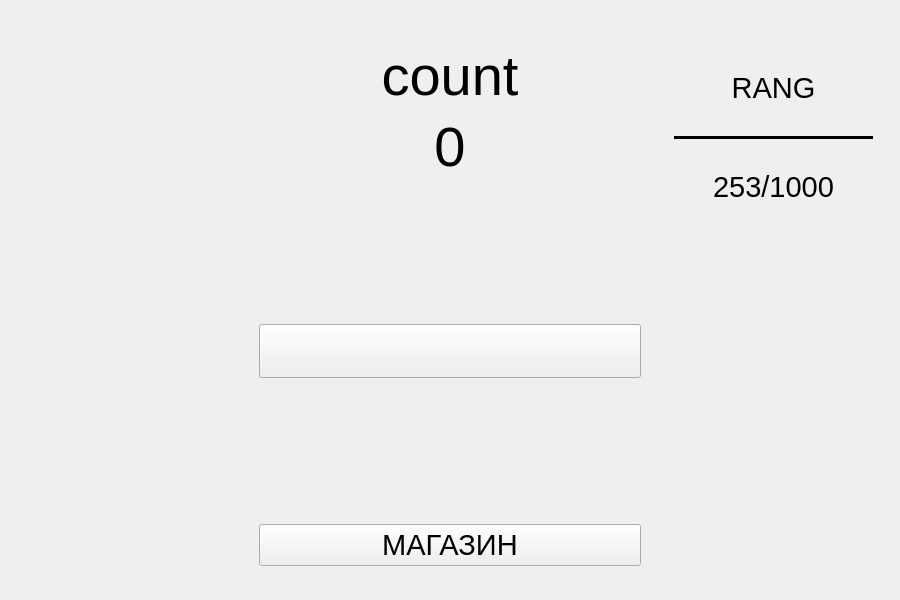
<?xml version="1.0" encoding="UTF-8"?>
<ui version="4.0">
 <class>MainWindow</class>
 <widget class="QMainWindow" name="MainWindow">
  <property name="enabled">
   <bool>true</bool>
  </property>
  <property name="geometry">
   <rect>
    <x>0</x>
    <y>0</y>
    <width>900</width>
    <height>600</height>
   </rect>
  </property>
  <property name="minimumSize">
   <size>
    <width>900</width>
    <height>600</height>
   </size>
  </property>
  <property name="maximumSize">
   <size>
    <width>900</width>
    <height>600</height>
   </size>
  </property>
  <property name="baseSize">
   <size>
    <width>900</width>
    <height>600</height>
   </size>
  </property>
  <property name="windowTitle">
   <string>Crypto Miner</string>
  </property>
  <property name="autoFillBackground">
   <bool>false</bool>
  </property>
  <property name="styleSheet">
   <string notr="true"/>
  </property>
  <property name="inputMethodHints">
   <set>Qt::InputMethodHint::ImhNone</set>
  </property>
  <widget class="QWidget" name="centralwidget">
   <property name="styleSheet">
    <string notr="true"/>
   </property>
   <layout class="QHBoxLayout" name="horizontalLayout_2">
    <item>
     <widget class="QWidget" name="widget_2" native="true">
      <property name="minimumSize">
       <size>
        <width>200</width>
        <height>500</height>
       </size>
      </property>
      <property name="maximumSize">
       <size>
        <width>16777215</width>
        <height>500</height>
       </size>
      </property>
     </widget>
    </item>
    <item>
     <widget class="QFrame" name="frame">
      <property name="minimumSize">
       <size>
        <width>400</width>
        <height>0</height>
       </size>
      </property>
      <property name="maximumSize">
       <size>
        <width>16777215</width>
        <height>550</height>
       </size>
      </property>
      <layout class="QVBoxLayout" name="verticalLayout_3">
       <property name="spacing">
        <number>100</number>
       </property>
       <item>
        <widget class="QFrame" name="counts">
         <property name="maximumSize">
          <size>
           <width>16777215</width>
           <height>200</height>
          </size>
         </property>
         <layout class="QVBoxLayout" name="verticalLayout">
          <property name="bottomMargin">
           <number>1</number>
          </property>
          <item>
           <widget class="QLabel" name="label">
            <property name="font">
             <font>
              <pointsize>42</pointsize>
             </font>
            </property>
            <property name="text">
             <string>count</string>
            </property>
            <property name="alignment">
             <set>Qt::AlignmentFlag::AlignCenter</set>
            </property>
           </widget>
          </item>
          <item>
           <widget class="QLabel" name="label_2">
            <property name="font">
             <font>
              <pointsize>42</pointsize>
             </font>
            </property>
            <property name="text">
             <string>0</string>
            </property>
            <property name="textFormat">
             <enum>Qt::TextFormat::AutoText</enum>
            </property>
            <property name="alignment">
             <set>Qt::AlignmentFlag::AlignCenter</set>
            </property>
            <property name="wordWrap">
             <bool>false</bool>
            </property>
           </widget>
          </item>
         </layout>
        </widget>
       </item>
       <item alignment="Qt::AlignmentFlag::Qt::AlignmentFlag::AlignVCenter">
        <widget class="QPushButton" name="pushButton">
         <property name="enabled">
          <bool>true</bool>
         </property>
         <property name="font">
          <font>
           <pointsize>30</pointsize>
          </font>
         </property>
         <property name="autoFillBackground">
          <bool>false</bool>
         </property>
         <property name="styleSheet">
          <string notr="true"/>
         </property>
         <property name="text">
          <string/>
         </property>
         <property name="icon">
          <iconset>
           <normalon>../../../../../Downloads/Huobi BTC (HBTC) 01.png</normalon>
          </iconset>
         </property>
         <property name="iconSize">
          <size>
           <width>300</width>
           <height>300</height>
          </size>
         </property>
         <property name="checkable">
          <bool>false</bool>
         </property>
         <property name="autoRepeat">
          <bool>false</bool>
         </property>
         <property name="autoExclusive">
          <bool>false</bool>
         </property>
         <property name="autoDefault">
          <bool>false</bool>
         </property>
         <property name="default">
          <bool>false</bool>
         </property>
        </widget>
       </item>
       <item>
        <widget class="QPushButton" name="pushButton_2">
         <property name="font">
          <font>
           <pointsize>22</pointsize>
          </font>
         </property>
         <property name="text">
          <string>МАГАЗИН</string>
         </property>
        </widget>
       </item>
      </layout>
     </widget>
    </item>
    <item>
     <widget class="QFrame" name="frame">
      <property name="minimumSize">
       <size>
        <width>200</width>
        <height>0</height>
       </size>
      </property>
      <layout class="QVBoxLayout" name="verticalLayout_4">
       <item>
        <widget class="QFrame" name="rang">
         <property name="maximumSize">
          <size>
           <width>16777215</width>
           <height>200</height>
          </size>
         </property>
         <layout class="QVBoxLayout" name="verticalLayout_2">
          <item>
           <widget class="QLabel" name="label_3">
            <property name="font">
             <font>
              <pointsize>22</pointsize>
             </font>
            </property>
            <property name="text">
             <string>RANG</string>
            </property>
            <property name="alignment">
             <set>Qt::AlignmentFlag::AlignCenter</set>
            </property>
           </widget>
          </item>
          <item>
           <widget class="Line" name="line">
            <property name="font">
             <font>
              <pointsize>30</pointsize>
              <bold>true</bold>
             </font>
            </property>
            <property name="cursor">
             <cursorShape>ArrowCursor</cursorShape>
            </property>
            <property name="styleSheet">
             <string notr="true"/>
            </property>
            <property name="frameShadow">
             <enum>QFrame::Shadow::Plain</enum>
            </property>
            <property name="lineWidth">
             <number>10</number>
            </property>
            <property name="midLineWidth">
             <number>5</number>
            </property>
            <property name="orientation">
             <enum>Qt::Orientation::Horizontal</enum>
            </property>
           </widget>
          </item>
          <item>
           <widget class="QLabel" name="label_4">
            <property name="font">
             <font>
              <pointsize>22</pointsize>
             </font>
            </property>
            <property name="text">
             <string>253/1000</string>
            </property>
            <property name="alignment">
             <set>Qt::AlignmentFlag::AlignCenter</set>
            </property>
           </widget>
          </item>
         </layout>
        </widget>
       </item>
       <item>
        <widget class="QWidget" name="widget" native="true">
         <property name="minimumSize">
          <size>
           <width>200</width>
           <height>200</height>
          </size>
         </property>
         <property name="maximumSize">
          <size>
           <width>16777215</width>
           <height>300</height>
          </size>
         </property>
        </widget>
       </item>
      </layout>
     </widget>
    </item>
   </layout>
  </widget>
 </widget>
 <resources/>
 <connections/>
</ui>
